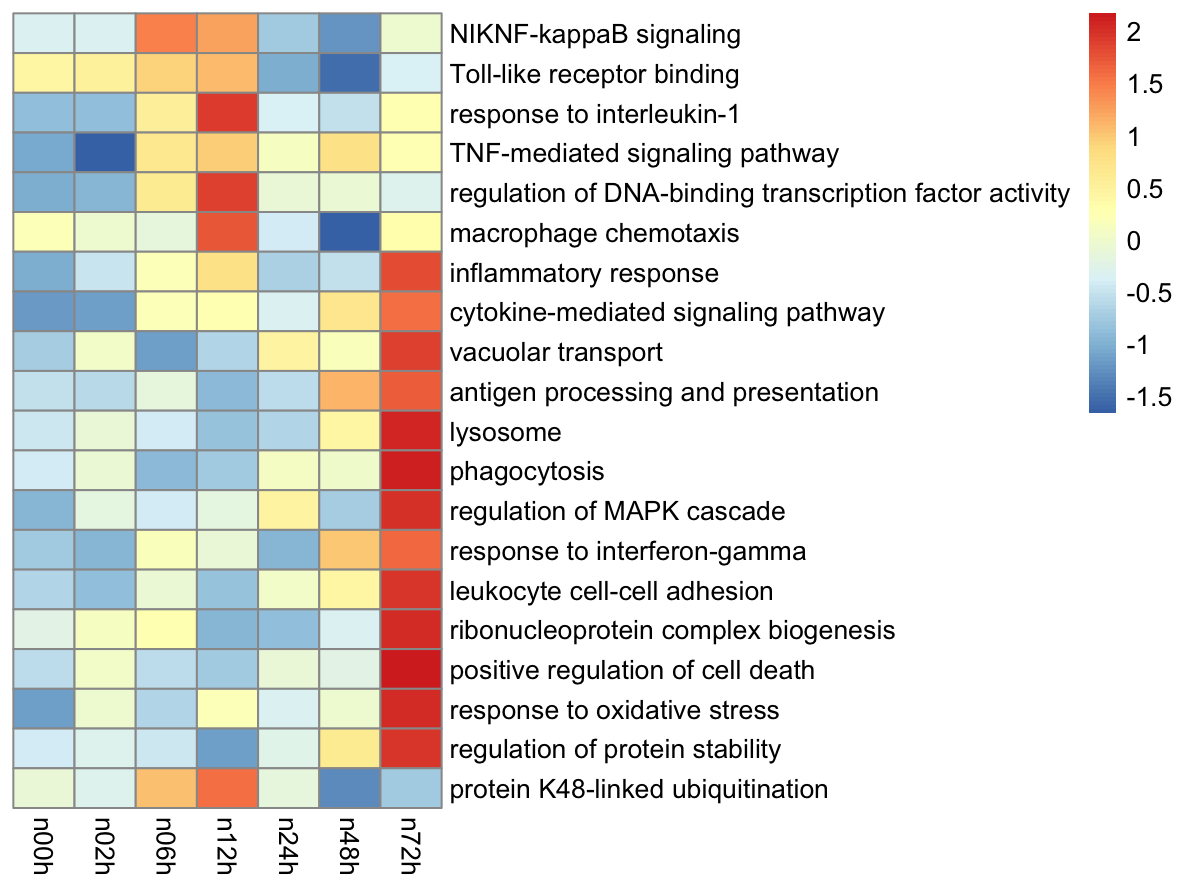

Recreate this plot in R.
#importing the packages
library(readxl)
library(openxlsx)
library(pheatmap)

#importing the dataset
sheet_d_1 <- read.xlsx('/Users/hemisangani/HackBio/hb_stage_2.xlsx', sheet = 'd_1')
sheet_d_1 <- data.frame(sheet_d_1)
head(sheet_d_1)


pheatmap (
          sheet_d_1[, 2:8], # to visualize the samples across different timepoints
          cluster_rows = F, # no clustering across rows
          cluster_cols = F, # no clustering across columns
          labels_row = sheet_d_1$pathway # using the first column as labels for the rows
)
